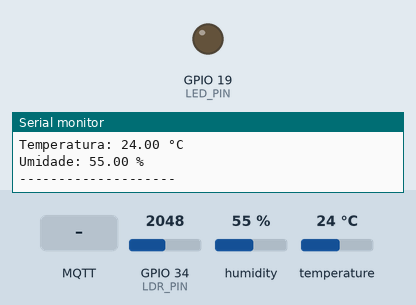
Simulated run of this sketch. Board: ESP32. On the bench: output pins drawn as LEDs (lit = HIGH), the last lines printed to the serial monitor. The inputs (shaded band) are chosen by the test bench; at power-on: GPIO 34 (LDR_PIN) = 2048, humidity 55 %, temperature 24 °C. WiFi joins after 1.5 s; servers stay silent unless stated; random numbers use the default seed unless the sketch sets one; no MQTT or app messages arrive unless stated.

Above: at 2.7 s.
2.8 s: GPIO 34 (LDR_PIN) set to 3447
4.3 s: GPIO 34 (LDR_PIN) set to 3537
At 5.3 s:
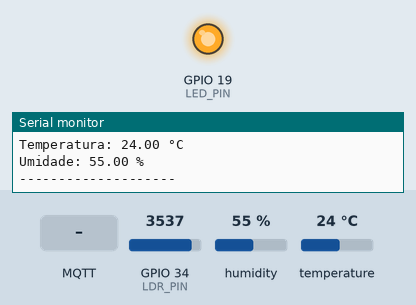
7.6 s: MQTT message "apagar" arrives on the first subscribed topic
9.1 s: GPIO 34 (LDR_PIN) set to 3460
At 9.9 s:
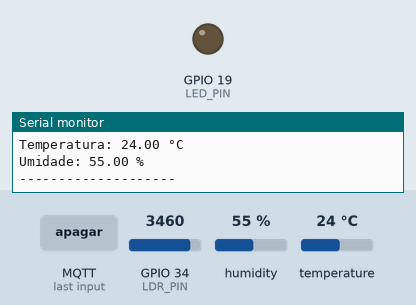
10.6 s: GPIO 34 (LDR_PIN) set to 3540
At 11.9 s:
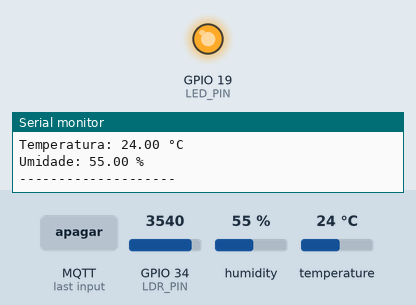
Timing chart, 0 to 13.1 s (numbered marks = the images above; inputs shaded):
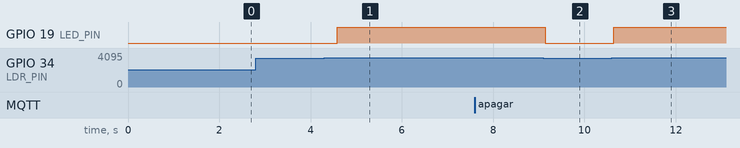

Measured:
- the behaviour switches between 3500 and 3501 on GPIO 34 (LDR_PIN) (found by bisection; images 0 and 1)
- after the input at 4.3 s, GPIO 19 (LED_PIN): LOW → HIGH after 0.28 s
- after the input at 9.1 s, GPIO 19 (LED_PIN): HIGH → LOW at once
- after the input at 10.6 s, GPIO 19 (LED_PIN): LOW → HIGH at once

The sketch:

s1.ino
```cpp
#include <WiFi.h>
#include <WiFiClientSecure.h>
#include <PubSubClient.h>
#include <DHT.h>


const byte LDR_PIN = 34;
const byte LED_PIN = 19;
#define DHTPIN 4
#define DHTTYPE DHT11
DHT dht(DHTPIN, DHTTYPE);


WiFiClientSecure client;
PubSubClient mqtt(client);


const char* MQTT_SERVER = "81e7fafe091e4b09b0b93bf45fb52950.s1.eu.hivemq.cloud";
const int   MQTT_PORT   = 8883;
const char* MQTT_USER   = "s1_Brayan";
const char* MQTT_PASS   = "Loscrias#67";


const char* SSID      = "FIESC_IOT_EDU";
const char* WIFI_PASS = "8120gv08";


const char* TOPICO_UMIDADE     = "S1/umidade";
const char* TOPICO_TEMPERATURA = "S1/temperatura";
const char* TOPICO_LED         = "S1/iluminacao";


void callback(char* topic, byte* payload, unsigned int length) {
  String mensagem;

  for (int i = 0; i < length; i++) {
    mensagem += (char)payload[i];
  }

  Serial.print("Recebido em ");
  Serial.print(topic);
  Serial.print(": ");
  Serial.println(mensagem);
  if(strcmp(topic,TOPICO_LED) == 0){
    if (mensagem == "acender") {
      digitalWrite(LED_PIN, HIGH);
    } else if (mensagem == "apagar") {
      digitalWrite(LED_PIN, LOW);
    }
  }
}


void conectaMQTT() {
  while (!mqtt.connected()) {
    Serial.print("Conectando ao HiveMQ... ");

    String clientId = "ESP32-S1-";
    clientId += String(random(0xffff), HEX);

    if (mqtt.connect(clientId.c_str(), MQTT_USER, MQTT_PASS)) {
      Serial.println("Conectado!");
      mqtt.subscribe(TOPICO_LED);
    } else {
      Serial.println("Falhou. Tentando novamente...");
      delay(1000);
    }
  }
}


void setup() {
  Serial.begin(115200);

  pinMode(LED_PIN, OUTPUT);
  dht.begin();


  Serial.print("Conectando ao Wi-Fi ");
  WiFi.begin(SSID, WIFI_PASS);
  while (WiFi.status() != WL_CONNECTED) {
    Serial.print(".");
    delay(500);
  }
  Serial.println(" Conectado!");

  client.setInsecure();
  mqtt.setServer(MQTT_SERVER, MQTT_PORT);
  mqtt.subscribe(TOPICO_LED);
  mqtt.setCallback(callback);
  conectaMQTT();
}


void loop() {

  if (!mqtt.connected()) {
    conectaMQTT();
  }
  mqtt.loop();


  int leituraLDR = analogRead(LDR_PIN);
  Serial.print("LDR: ");
  Serial.println(leituraLDR);

  if (leituraLDR > 3500) {
    Serial.println("acender");
    digitalWrite(LED_PIN, HIGH);
    mqtt.publish(TOPICO_LED, "acender");
  } else {
    Serial.println("apagar");
    digitalWrite(LED_PIN, LOW);
    mqtt.publish(TOPICO_LED, "apagar");
  }


  float umidade = dht.readHumidity();
  float temperatura = dht.readTemperature();

  Serial.print("Temperatura: ");
  Serial.print(temperatura);
  Serial.println(" °C");

  Serial.print("Umidade: ");
  Serial.print(umidade);
  Serial.println(" %");

  mqtt.publish(TOPICO_TEMPERATURA, String(temperatura).c_str());
  mqtt.publish(TOPICO_UMIDADE, String(umidade).c_str());

  Serial.println("--------------------");

  delay(1500);
}
```
